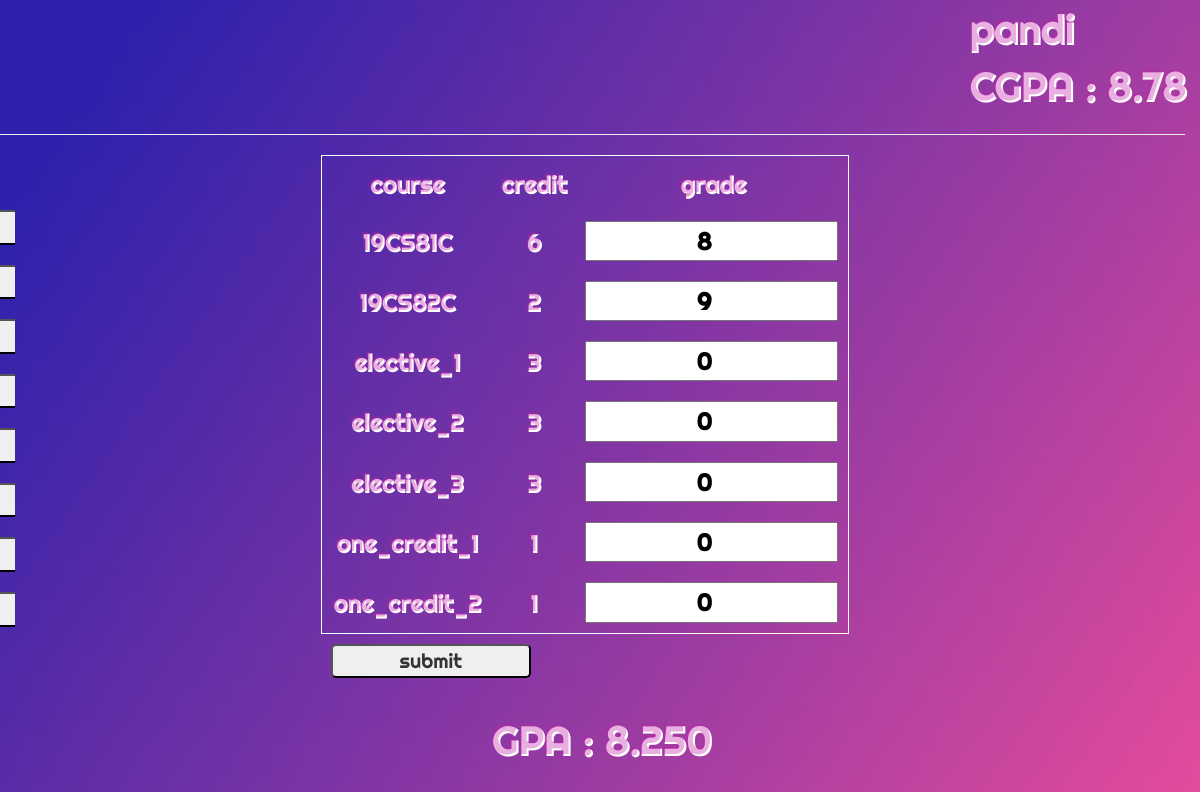
The app's page /dashboard8.php?name=2012052 with its own data.
### tables this page shows
CREATE TABLE `sem8` (
  `name` varchar(30) NOT NULL,
  `reg_no` varchar(30) NOT NULL,
  `19CS81C` int(30) NOT NULL,
  `19CS82C` int(30) NOT NULL,
  `elective_1` int(30) NOT NULL,
  `elective_2` int(30) NOT NULL,
  `elective_3` int(30) NOT NULL,
  `one_credit_1` int(30) NOT NULL,
  `one_credit_2` int(30) NOT NULL,
  `gpa` decimal(30,3) NOT NULL
);

### dashboard8.php (the view, shortened to what this page needs)
<!DOCTYPE html>
<?php
$servername = "sql104.infinityfree.com";
    $username = "if0_34376999";
    $password = "BJsLSq514Wgpk";
    $dbname = "if0_34376999_cgpa";
    $conn = mysqli_connect($servername, $username, $password, $dbname);
$arr1=[
    '19SH11C' => 2,
    '19SH12C' => 4,
    '19SH13C' => 2,
    '19SH14C' => 2,
    '19CS11C' => 3,
    '19CS12C' => 3,
    '19SH16C' => 1.5,
    '19CS13C' => 2,
    'elective_1'=>3,
    'elective_2'=>3,
    'elective_3'=>3,
    'one_credit_1'=>1,
    'one_credit_2'=>1,
];
$sql = "SELECT * FROM semm1 where reg_no='".$_GET['name']."'";
$result = mysqli_query($conn, $sql);
$row = mysqli_fetch_assoc($result);
$sum1=0;
$tot1=0;
foreach ($arr1 as $k => $v){
    if($row[$k]*$arr1[$k]!=0){
        $sum1+=$row[$k]*$arr1[$k];
        $tot1+=$arr1[$k];
    }
}
$arr2=[
    '19CS21C' => 2,
    '19CS22C' => 4,
    '19CS23C' => 2,
    '19CS24C' => 2,
    '19CS25C' => 3,
    '19SH15C' => 4,
    '19CS26C' => 1.5,
    '19CS27C' => 2,
    '19GN01C' => 2,
    'elective_1'=>3,
    'elective_2'=>3,
    'elective_3'=>3,
    'one_credit_1'=>1,
    'one_credit_2'=>1
];
$sql = "SELECT * FROM sem2 where reg_no='".$_GET['name']."'";
$result = mysqli_query($conn, $sql);
$row = mysqli_fetch_assoc($result);
$sum2=0;
$tot2=0;
foreach ($arr2 as $k => $v){
    if($row[$k]*$arr2[$k]!=0){
        $sum2+=$row[$k]*$arr2[$k];
        $tot2+=$arr2[$k];
    }
}
$arr3=[
    '19CS31C' => 4,
    '19CS32C' => 3,
    '19CS33C' => 3,
    '19CS34C' => 3,
    '19CS35C' => 4,
    '19CS36C' => 3,
    '19MC01C' => 0,
    '19CS37C' => 2,
    '19CS38C' => 2,
    '19CS39C'=>1,
    'elective_1'=>3,
    'elective_2'=>3,
    'elective_3'=>3,
    'one_credit_1'=>1,
    'one_credit_2'=>1,
    'one_credit_3'=>1
];
$sql = "SELECT * FROM sem3 where reg_no='".$_GET['name']."'";
$result = mysqli_query($conn, $sql);
$row = mysqli_fetch_assoc($result);
$sum3=0;
$tot3=0;
foreach ($arr3 as $k => $v){
    if($row[$k]*$arr3[$k]!=0){
        $sum3+=$row[$k]*$arr3[$k];
        $tot3+=$arr3[$k];
    }
    }
$arr4=[
    '19CS41C' => 4,
    '19CS42C' => 4,
    '19CS43C' => 3,
    '19CS44C' => 3,
    '19CS45C' => 3,
    '19CS46C' => 3,
    '19CS47C' => 1.5,
    '19CS48C' => 1.5,
    '19CS49C'=>1.5,
    'elective_1'=>3,
    'elective_2'=>3,
    'elective_3'=>3,
    'one_credit_1'=>1,
    'one_credit_2'=>1
];
$sql = "SELECT * FROM sem4 where reg_no='".$_GET['name']."'";
$result = mysqli_query($conn, $sql);
$row = mysqli_fetch_assoc($result);
$sum4=0;
$tot4=0;
foreach ($arr4 as $k => $v){
    if($row[$k]*$arr4[$k]!=0){
        $sum4+=$row[$k]*$arr4[$k];
        $tot4+=$arr4[$k];
    }
    }
$arr5=[
    '19CS51C' => 4,
    '19CS52C' => 4,
    '19CS53C' => 3,
    '19CS54C' => 3,
    '19CS55C' => 3,
    '19MC02C' => 0,
    '19CS56C' => 1.5,
    '19CS57C' => 1.5,
    '19CS58C'=>1,
    'elective_1'=>3,
    'elective_2'=>3,
    'elective_3'=>3,
    'one_credit_1'=>1,
    'one_credit_2'=>1
];
$sql = "SELECT * FROM sem5 where reg_no='".$_GET['name']."'";
$result = mysqli_query($conn, $sql);
$row = mysqli_fetch_assoc($result);
$sum5=0;
$tot5=0;
foreach ($arr5 as $k => $v){
    if($row[$k]*$arr5[$k]!=0){
        $sum5+=$row[$k]*$arr5[$k];
        $tot5+=$arr5[$k];
    }
    }
$arr6=[
    '19CS61C' => 3,
    '19CS62C' => 4,
    '19CS63C' => 3,
    '19CS64C' => 2,
    '19CS65C' => 1.5,
    '19CS66C' => 1,
    '19CS67C'=>2,
    'elective_1'=>3,
    'elective_2'=>3,
    'elective_3'=>3,
    'one_credit_1'=>1,
    'one_credit_2'=>1
];
$sql = "SELECT * FROM sem6 where reg_no='".$_GET['name']."'";
$result = mysqli_query($conn, $sql);
$row = mysqli_fetch_assoc($result);
$sum6=0;
$tot6=0;
foreach ($arr6 as $k => $v){
    if($row[$k]*$arr6[$k]!=0){
        $sum6+=$row[$k]*$arr6[$k];
        $tot6+=$arr6[$k];
    }
    }
$arr7=[
    '19CS71C' => 1,
    '19CS72C'=>3,
    'elective_1'=>3,
    'elective_2'=>3,
    'elective_3'=>3,
    'one_credit_1'=>1,
    'one_credit_2'=>1
];
$sql = "SELECT * FROM sem7 where reg_no='".$_GET['name']."'";
$result = mysqli_query($conn, $sql);
$row = mysqli_fetch_assoc($result);
$sum7=0;
$tot7=0;
foreach ($arr7 as $k => $v){
    if($row[$k]*$arr7[$k]!=0){
        $sum7+=$row[$k]*$arr7[$k];
        $tot7+=$arr7[$k];
    }
    }
$arr8=[
    '19CS81C' => 6,
     '19CS82C'=>2,
    'elective_1'=>3,
    'elective_2'=>3,
    'elective_3'=>3,
    'one_credit_1'=>1,
    'one_credit_2'=>1
];
$sql = "SELECT * FROM sem8 where reg_no='".$_GET['name']."'";
$result = mysqli_query($conn, $sql);
$row = mysqli_fetch_assoc($result);
$sum8=0;
$tot8=0;
foreach ($arr8 as $k => $v){
    if($row[$k]*$arr8[$k]!=0){
        $sum8+=$row[$k]*$arr8[$k];
        $tot8+=$arr8[$k];
    }
    }
$cgpa=0;
$sum=$sum1+$sum2+$sum3+$sum4+$sum5+$sum6+$sum7+$sum8;
$tot=$tot1+$tot2+$tot3+$tot4+$tot5+$tot6+$tot7+$tot8;
if($tot!=0)
$cgpa=$sum/$tot;
?>
<html lang="en">
            <?php
$servername = "sql104.infinityfree.com";
    $username = "if0_34376999";
    $password = "BJsLSq514Wgpk";
    $dbname = "if0_34376999_cgpa";
    $conn = mysqli_connect($servername, $username, $password, $dbname);
            ?>
            <?php
                $arr2=[
                    '19CS81C' => 6,
                     '19CS82C'=>2,
                    'elective_1'=>3,
                    'elective_2'=>3,
                    'elective_3'=>3,
                    'one_credit_1'=>1,
                    'one_credit_2'=>1
                ];
                $sql = "SELECT * FROM sem8 where reg_no='".$_GET['name']."'";
                $result = mysqli_query($conn, $sql);
                $row = mysqli_fetch_assoc($result);
                $gpa=$row["gpa"];
                ?>
<head>
    <link rel="stylesheet" href="https://maxcdn.bootstrapcdn.com/bootstrap/3.4.1/css/bootstrap.min.css">
</head>
<body>
    <div class="row">
    <div class="head" id="stu_name">
        <?php
        echo $row['name']."<br>CGPA : ".number_format((float)$cgpa, 2, '.', '');;
        ?>
    </div>
    </div>
    <div class="row">
        <hr>
    </div>
    <div class="row">
    <div class="semselect">
    <a href="/tutor_cgpa/tutor_cgpa/dashboard1d.php?name=<?php echo $_GET["name"] ?>"><button id="sem1" onclick="sem_1()">Sem 1</button></a>
    <a href="/tutor_cgpa/tutor_cgpa/dashboard2.php?name=<?php echo $_GET["name"] ?>"><button id="sem8" onclick="sem_2()">Sem 2</button></a>
    <a href="/tutor_cgpa/tutor_cgpa/dashboard3.php?name=<?php echo $_GET["name"] ?>"><button id="sem8" onclick="sem_3()">Sem 3</button></a>
    <a href="/tutor_cgpa/tutor_cgpa/dashboard4.php?name=<?php echo $_GET["name"] ?>"><button id="sem8" onclick="sem_4()">Sem 4</button></a>
    <a href="/tutor_cgpa/tutor_cgpa/dashboard5.php?name=<?php echo $_GET["name"] ?>"><button id="sem8" onclick="sem_5()">Sem 5</button></a>
    <a href="/tutor_cgpa/tutor_cgpa/dashboard6.php?name=<?php echo $_GET["name"] ?>"><button id="sem8" onclick="sem_6()">Sem 6</button></a>
    <a href="/tutor_cgpa/tutor_cgpa/dashboard7.php?name=<?php echo $_GET["name"] ?>"><button id="sem8" onclick="sem_7()">Sem 7</button></a>
        <button id="sem8" onclick="sem_8()">Sem 8</button>
    </div>
    </div>
    <div id="abc">
    <div class="row" style="display: flex; justify-content: center;">
    <div id="sampp">
        <table id="samptt">
            <tr>
                <th>course</th>
                <th>credit</th>
                <th>grade</th>
            </tr>
            <?php
                $sql = "SELECT * FROM sem8 where reg_no='".$_GET['name']."'";
                $result = mysqli_query($conn, $sql);
                $row = mysqli_fetch_assoc($result);
                ?>
            <form method="post" action="/tutor_cgpa/tutor_cgpa/dashboard8.php?name=<?php echo $_GET["name"] ?>&sem=sem8">
            <?php    foreach ($arr2 as $k => $v) {  ?>
            <tr>
                <td><?php echo $k ?></td>
                <td><?php echo $v ?></td>
                <td><input type="number" name="<?php echo $k ?>"  id=<?php echo "'".$k."'" ?> value=<?php echo $row[$k] ?> /></td>
            </tr>
            <?php } ?>
            </table>
            <input type="submit" value="submit"/><p id="gpa"></p>
        </div>
    </div>
</div>
<div class="calci" style="width:100%; text-align:center">
        <h1 id="gpaa">GPA : <?php echo $gpa ?></h1>
</div>
</body>
</html>

### dashboard8.php (style rules this page uses)
.row { width: 100%; }
body { background: url("bg.png"); background-attachment: fixed; background-repeat: no-repeat; background-size: cover; }
#gpaa { font-family: 'Righteous', cursive; font-size: 30pt; font-weight: bolder; color: rgba(194, 32, 167, 0.356); text-shadow: 2px 2px white; }
.head { float: right; font-family: 'Righteous', cursive; font-size: 30pt; font-weight: bolder; color: rgba(194, 32, 167, 0.356); text-shadow: 2px 2px white; }
button,input[type="submit"] { width: 200px; margin: 10px; text-align: center; border-radius: 5px; font-size: 15pt; font-family: 'Righteous', cursive; }
td > input { color : black; text-align : center; }
.semselect { top: 25%; width: 30px; position: fixed; height: 100vh; overflow-x : hidden; }
tr,th,td { text-align:center; padding: 10px; font-family: 'Righteous', cursive; font-size: 18pt; font-weight: bold; color: rgba(194, 32, 167, 0.356); text-shadow: 2px 2px white; }
table { border: 1px solid white; width: 70%; }

### records on screen
sem8: name "pandi", 19CS81C "8", 19CS82C "9", elective_1 "0", elective_2 "0", elective_3 "0", one_credit_1 "0", one_credit_2 "0", gpa "8.250"

### other values on screen
$cgpa "8.78"
$k "19CS81C"
$v "6"
$k "19CS82C"
$v "2"
$k "elective_1"
$v "3"
$k "elective_2"
$k "elective_3"
$k "one_credit_1"
$v "1"
$k "one_credit_2"
